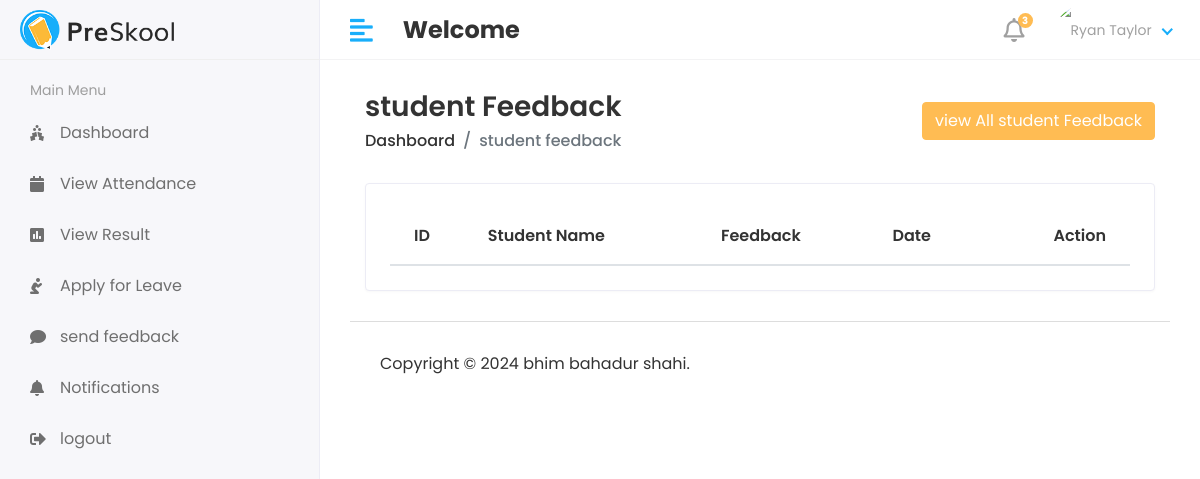
Before: /hod/student/feedback with the older database file.
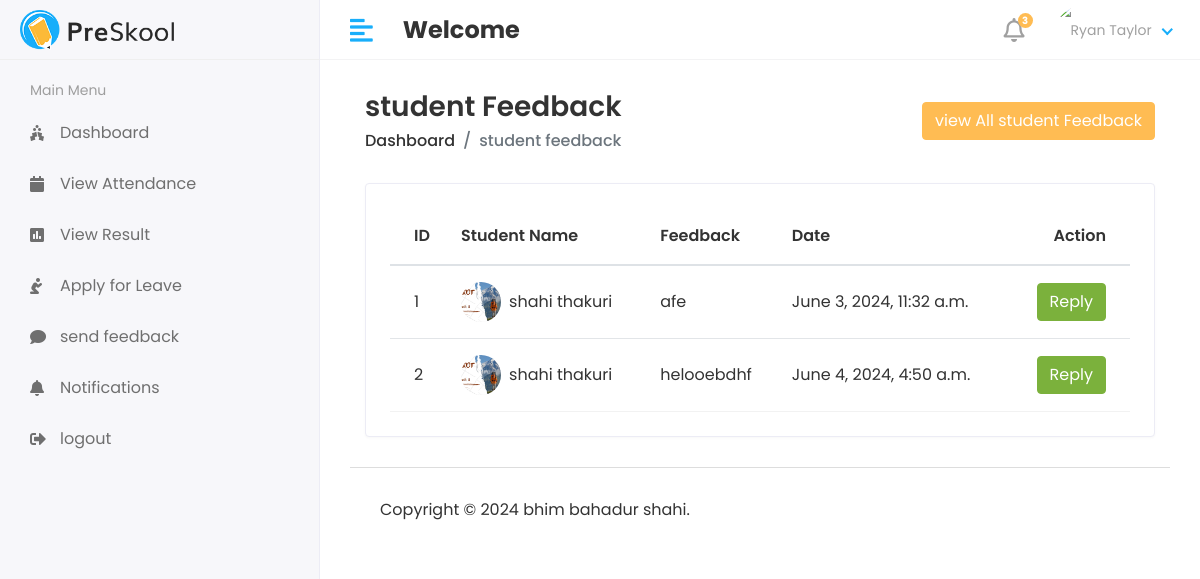
After: the same page with the newer database file.
### collage_management_app/models.py (models this page shows, shortened)
class Student_Feedback(models.Model):
        student_id = models.ForeignKey(Student,on_delete=models.CASCADE)
        feedback = models.TextField()
        feedback_reply = models.TextField()
        status = models.IntegerField(default=0)
        created_at = models.DateTimeField(auto_now_add=True)
        updated_at = models.DateTimeField(auto_now_add=True)

class Student(models.Model):
     admin =models.OneToOneField(CustomUser,on_delete=models.CASCADE)
     address =models.TextField()
     gender = models.CharField(max_length=100)
     course_id =models.ForeignKey(Course,on_delete=models.DO_NOTHING)
     session_year_id =models.ForeignKey(Session_year,on_delete=models.DO_NOTHING)
     created_at =models.DateTimeField(auto_now_add=True)
     updated_at =models.DateTimeField(auto_now=True)

class CustomUser(AbstractUser):
    USER_CHOICES = (
        (1, 'HOD'),
        (2, 'STAFF'),
        (3, 'STUDENT'),
    )
    user_type = models.CharField(choices=USER_CHOICES, max_length=50, default=1)
    profile_pic = models.ImageField(upload_to='media/profile_pic')

### collage_management_system/hod_views.py (the view)
# urls.py: path('hod/student/feedback', hod_views.STUDENT_FEEDBACK_REPLY, name='student_feedback_reply'),
def STUDENT_FEEDBACK_REPLY(request):
    feedback = Student_Feedback.objects.all()
    feedback_history = Student_Feedback.objects.all().order_by('-id')[0:5]
    context = {
        'feedback': feedback,
        'feedback_history':feedback_history,
    }
    return render(request, 'hod/student_feedback.html',context)

### templates/hod/student_feedback.html (shortened to what this page needs)
{% extends 'base.html' %}
{% block content %}
<div class="content container-fluid">
    <div class="page-header">
        <div class="row align-items-center">
            <div class="col">
                <h3 class="page-title">student Feedback</h3>
                <ul class="breadcrumb">
                    <li class="breadcrumb-item"><a href="index.html">Dashboard</a></li>
                    <li class="breadcrumb-item active">student feedback</li>
                </ul>
            </div>
            <div class="col-auto text-right float-right ml-auto">
                <button type="button" class="btn btn-primary" data-toggle="modal"
                        data-target="#send_notification_modal">
                    view All student Feedback
                </button>
            </div>
        </div>
    </div>
    <div class="row">
        <div class="col-sm-12">
            <div class="card card-table">
                <div class="card-body">
                    <div class="table-responsive">
                        <table id="table_id" class="table table-hover table-center mb-0 ">
                            <thead>
                            <tr>
                                <th>ID</th>
                                <th>Student Name</th>
                                <th>Feedback </th>
                                 <th>Date </th>
                                <th class="text-right">Action</th>
                            </tr>
                            </thead>
                            <tbody>
                            {% for feedback in feedback %}
                            <tr>
                                <td>{{feedback.id}}</td>
                                <td>
                                    <h2 class="table-avatar">
                                        <a href="student-details.html" class="avatar avatar-sm mr-2"><img
                                                class="avatar-img rounded-circle"
                                                src="/{{feedback.student_id.admin.profile_pic}}" alt="User Image"></a>
                                        <a href="student-details.html">{{feedback.student_id.admin.first_name}}&nbsp;{{feedback.student_id.admin.last_name}}</a>
                                    </h2>
                                </td>
                                <td>{{feedback.feedback}}</td>
                                 <td>{{feedback.created_at}}</td>
                                <td class="text-right">
                                    <button type="button" class="btn btn-success" data-toggle="modal"
                                            data-target="#send_notification-{{forloop.counter}}">
                                        Reply
                                    </button>
                                </td>
                            </tr>
                            {% endfor %}
                            </tbody>
                        </table>
                    </div>
                </div>
            </div>
        </div>
    </div>
</div>
{% endblock %}

Changed rows visible on the page:
added Student_Feedback: id "1", student_id.admin.profile_pic (picture), student_id.admin.first_name "shahi", student_id.admin.last_name "thakuri", feedback "afe", created_at "June 3, 2024, 11:32 a.m."
added Student_Feedback: id "2", student_id.admin.profile_pic (picture), student_id.admin.first_name "shahi", student_id.admin.last_name "thakuri", feedback "helooebdhf", created_at "June 4, 2024, 4:50 a.m."
